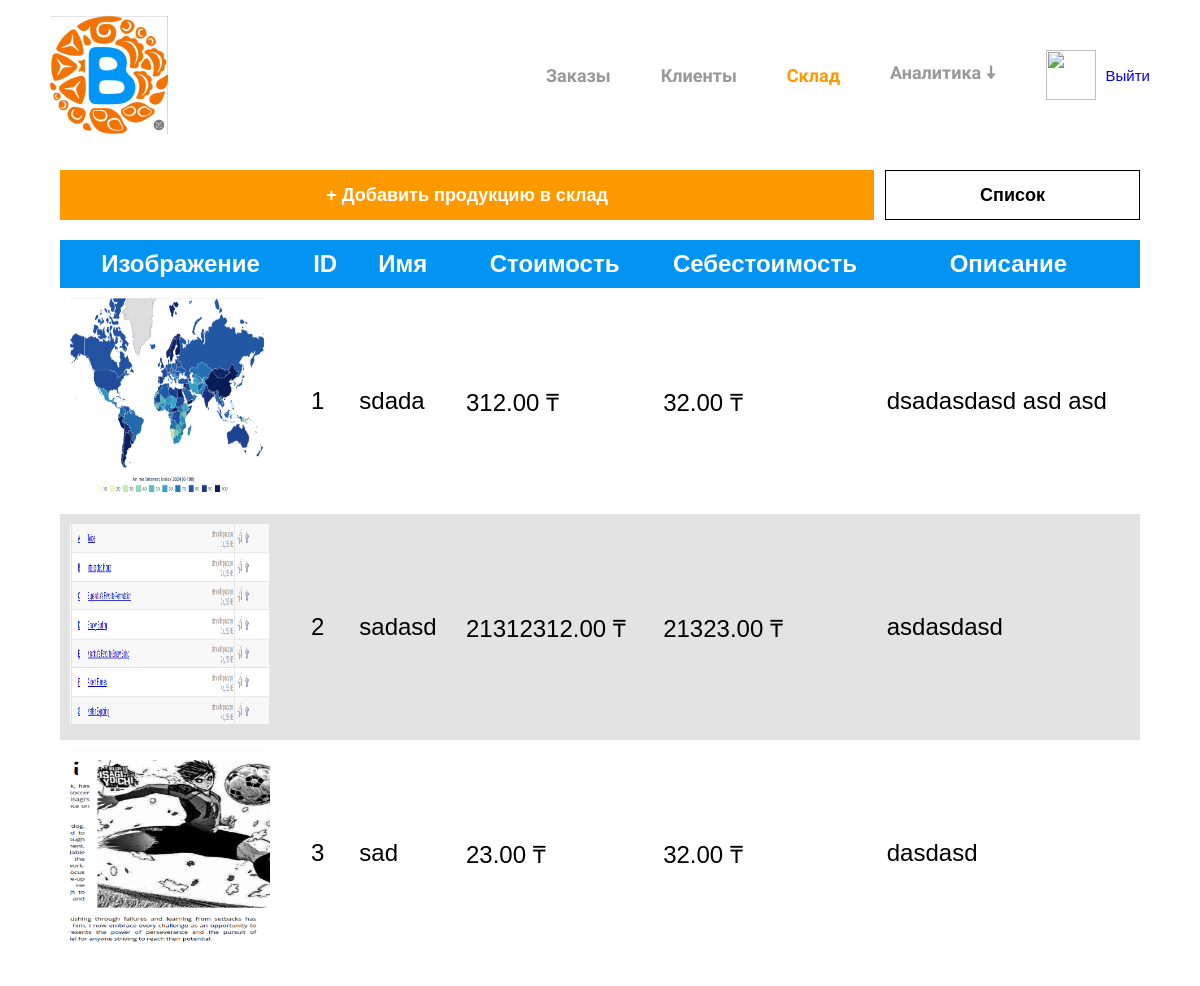
/storage/table (signed in), run on the app's committed database.
### storage/models.py (models this page shows, shortened)
class Product(models.Model):
    name = models.CharField(max_length=50, verbose_name="Имя товара")
    amount = models.DecimalField(max_digits=10, decimal_places=2, verbose_name="Количество", default=0)
    sell_price = models.DecimalField(max_digits=10, decimal_places=2, verbose_name="Стоимость при продаже")
    cost_price = models.DecimalField(max_digits=10, decimal_places=2, verbose_name="Себестоимость")
    description = models.TextField(verbose_name="Описание")
    image = models.ImageField(upload_to="products/", verbose_name="Изображение")
    created_at = models.DateTimeField(auto_now_add=True)
    updated_at = models.DateTimeField(auto_now=True)
    available = models.BooleanField(default=True)

### storage/views.py (the view)
# urls.py: path('table', views.products_table_view, name="products_table"),
@login_required
def products_table_view(request, slug=None):
    products_list = Product.objects.filter(available=True)
    if slug:
        products_list = products_list.order_by(slug)
    return render(request, "storage/products_table.html", {
        "section": "storage",
        "products_list": products_list
    })

### templates/storage/products_table.html (shortened to what this page needs)
{% extends "base.html" %}
{% load static %}
{% block link %}
	<link rel="stylesheet" href="{% static 'css/products_list.css' %}">
{% endblock link %}
{% block body %}
	<div class="container">
		<button class="supply" onclick="window.location='{% url 'products_supply' %}'">+ Добавить продукцию в склад</button>
		<button onclick="window.location='{% url 'products_list' %}'" class="table">Список</button>
	</div>
	<div class="container">
		<table>
			<tr>
				<th>Изображение</th>
				<th onclick="window.location='{% url 'products_table' %}'">ID</th>
				<th onclick="window.location='{% url 'products_table_order_by' 'name' %}'">Имя</th>
				<th onclick="window.location='{% url 'products_table_order_by' 'sell_price' %}'">Стоимость</th>
				<th onclick="window.location='{% url 'products_table_order_by' 'cost_price' %}'">Себестоимость</th>
				<th onclick="window.location='{% url 'products_table_order_by' 'description' %}'">Описание</th>
			</tr>
			{% for product in products_list %}
				{% if forloop.counter0|divisibleby:2 %}
					<tr onclick="window.location='{% url 'products_detail' product.id %}'" class="white">
						<td><img src="{{ product.image.url }}" alt=""></td>
						<td>{{product.id}}</td>
						<td>{{product.name}}</td>
						<td>{{product.sell_price}} ₸</td>
						<td>{{product.cost_price}} ₸</td>
						<td>{{product.description|linebreaks}}</td>
					</tr>
				{% else %}
				<tr onclick="window.location='{% url 'products_detail' product.id %}'" class="gray">
					<td><img src="{{ product.image.url }}" alt=""></td>
					<td>{{product.id}}</td>
					<td>{{product.name}}</td>
					<td>{{product.sell_price}} ₸</td>
					<td>{{product.cost_price}} ₸</td>
					<td>{{product.description|linebreaks}}</td>
				</tr>
				{% endif %}
			{% endfor %}
		</table>
	</div>
{% endblock %}

### static/css/base.css (style rules this page uses)
* { margin: 0; padding: 0; font-family: "Arial"; }
button { background-color: #ff9900; border: none; width: 100px; height: 50px; color: white; font-size: 18px; font-weight: bold; padding: 5px; }

### static/css/products_list.css (style rules this page uses)
.supply { width: 75.4%; margin-right: 1%; }
.table { width: 23.6%; background-color: #fff; border: black solid 1px; color: black; }
.container { margin-top: 20px; width: 100%; display: flex; justify-content: center; margin-bottom: 20px; }
table { width: 100%; border-collapse: collapse; box-sizing: border-box; }
th { background-color: #0394F3; color: white; }
th, td { font-size: 1.5em; padding: 10px; }
td > img { width: 200px; height: 200px; }
.white { background-color: white; }
.gray { background-color: #e3e3e3; }

### data on the page
Product: image (picture), id "1", name "sdada", sell_price "312.00", cost_price "32.00", description "dsadasdasd asd asd"
Product: image (picture), id "2", name "sadasd", sell_price "21312312.00", cost_price "21323.00", description "asdasdasd"
Product: image (picture), id "3", name "sad", sell_price "23.00", cost_price "32.00", description "dasdasd"
